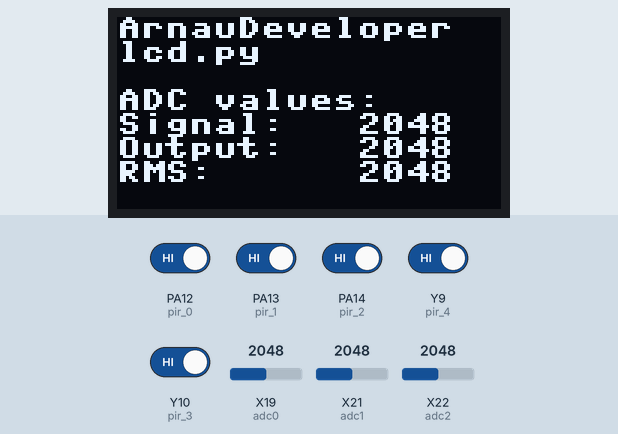
Bench run of a program on a simulated pyboard running MicroPython. Shown: 128×64 one-colour display. The inputs (shaded band) are chosen by the test bench; at power-on: PA12 (pir_0), PA13 (pir_1), PA14 (pir_2), Y9 (pir_4), Y10 (pir_3) HIGH, X19 (adc0) = 2048, X21 (adc1) = 2048, X22 (adc2) = 2048 (analog values on the 0–4095 scale). WiFi joins after 1.5 s; library files of the repository ran but are not shown: ssd1306.py; what the program prints to the serial console is not drawn.

Above: at 7.4 s.
7.5 s: X19 (adc0) set to 2866
At 8.8 s:
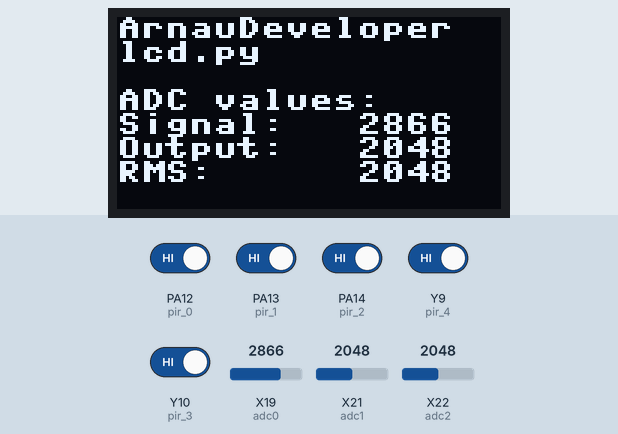
9.1 s: X21 (adc1) set to 2866
At 10.3 s:
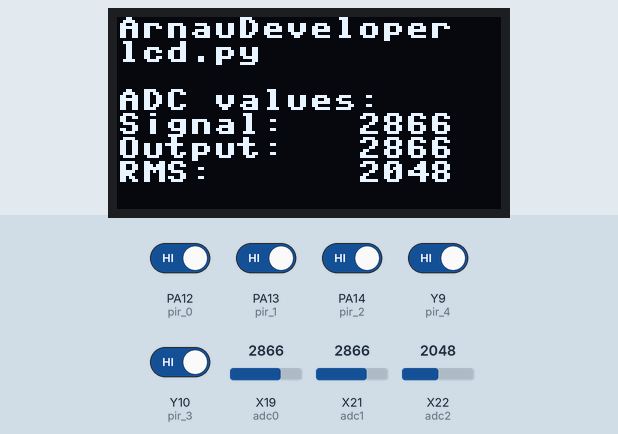
10.6 s: X22 (adc2) set to 2866
At 12.0 s:
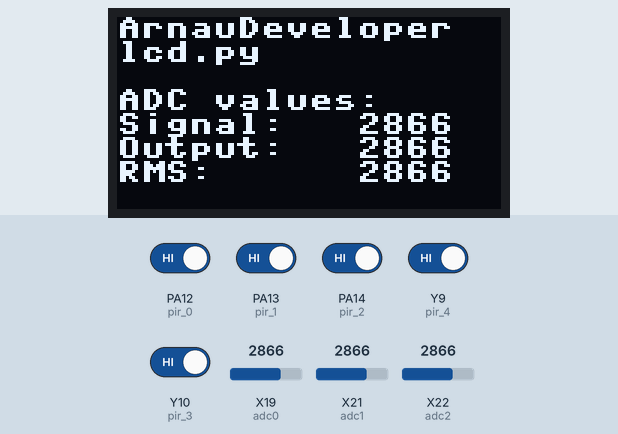
14.6 s: X19 (adc0) set to 3603
At 15.1 s:
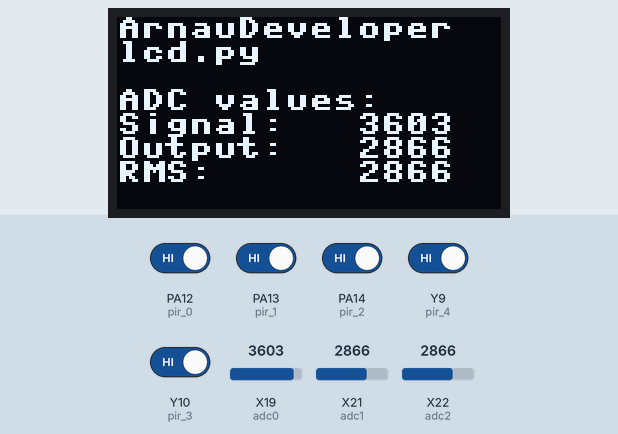
16.1 s: X21 (adc1) set to 3603
At 16.7 s:
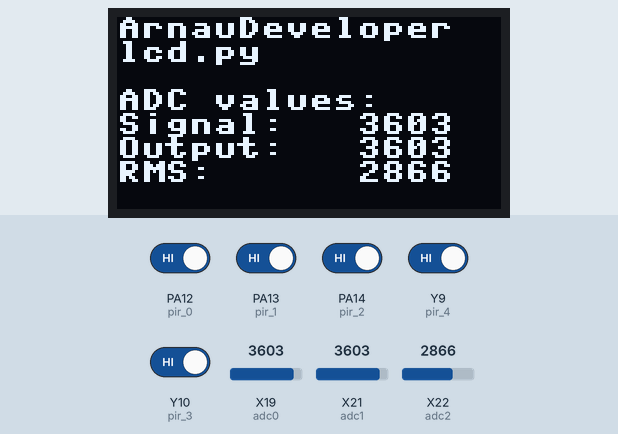
Timing chart, 0 to 18.6 s (numbered marks = the images above; inputs shaded):
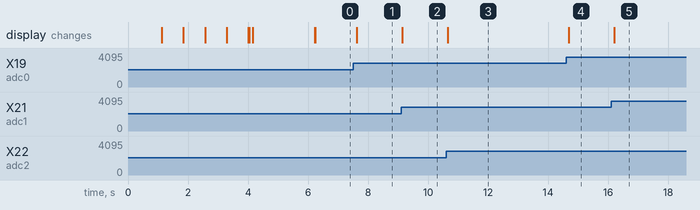

The program:

main.py
```python
from machine import Pin,I2C,ADC
from time import sleep

import ssd1306


motion = False
def handle_interrupt(pin):
  global motion
  motion = True
  global interrupt_pin
  interrupt_pin = pin

pir_0 = Pin(12, Pin.IN,Pin.PULL_UP) #Configuracio del pin
pir_1 = Pin(13, Pin.IN,Pin.PULL_UP) #Configuracio del pin
pir_2 = Pin(14, Pin.IN,Pin.PULL_UP)
pir_3 = Pin(27, Pin.IN,Pin.PULL_UP)
pir_4 = Pin(26, Pin.IN,Pin.PULL_UP)

pir_0.irq(trigger=Pin.IRQ_FALLING, handler=handle_interrupt)
pir_1.irq(trigger=Pin.IRQ_FALLING, handler=handle_interrupt)
pir_2.irq(trigger=Pin.IRQ_FALLING, handler=handle_interrupt)
pir_3.irq(trigger=Pin.IRQ_FALLING, handler=handle_interrupt)
pir_4.irq(trigger=Pin.IRQ_FALLING, handler=handle_interrupt)

#create ADC object
adc0=ADC(Pin(32)) #SIGNAL+2.5
adc1=ADC(Pin(34))
adc2=ADC(Pin(35))

i2c = I2C(-1,scl=Pin(22), sda=Pin(21))
devices=i2c.scan()
print(devices)
lcd = ssd1306.SSD1306_I2C(128,64,i2c)
lcd.fill(0)
lcd.text("ArnauDeveloper",0,0)
lcd.text("lcd.py",0,8)
lcd.text("ADC values:",0,24)
lcd.show()
print('Config end')

while True:
  if motion:
    print('Motion detected! Interrupt caused by:', interrupt_pin)
    sleep(1)
    print('Motion stopped!')
    motion = False

  lcd.fill(0)
  lcd.text("ArnauDeveloper",0,0)
  lcd.text("lcd.py",0,8)
  lcd.text("ADC values:",0,24)

  lcd.text("Signal:",0,32)
  lcd.text("Output:",0,40)
  lcd.text("RMS:",0,48)


  lcd.text(str(adc0.read()),80,32)
  lcd.text(str(adc1.read()),80,40)
  lcd.text(str(adc2.read()),80,48)
  lcd.show()

  sleep(0.1)
```

boot.py
```python
## boot.py
## developerarnau@gmail.com
## GitHub: @arnaudeveloper

from machine import Pin,I2C,ADC
from time import sleep

import ssd1306
import network                            ##Llibreria
import gc
gc.collect()

i2c = I2C(-1,scl=Pin(22), sda=Pin(21))
devices=i2c.scan()
#print(devices) #debug

lcd = ssd1306.SSD1306_I2C(128,64,i2c)
lcd.fill(0)

lcd.text("Initializing",0,0)
lcd.show()

sleep(1)

station = network.WLAN(network.STA_IF)    ##Creem una estacio, dispositiu que es pot connectar a una red
station.active(True)                      ##Activem l'estacio

station.connect("death-note", "C@BRONES!miWIFI!") ##Usuari i contrasenya de la red
for x in range(128):
  lcd.text(".",x,8)
  lcd.show()

while station.isconnected() == False:
  pass

station.ifconfig()                        ## Ens retorna la configuracio de la connexio
ip=station.ifconfig()[0]
print('Connection successful')
print(station.ifconfig())
print('Connected to:',ip)
lcd.text("Connection",0,24)
lcd.text("Succesful",0,32)
lcd.text(ip,0,40)

lcd.show()
sleep(2)


print('end wifi')
```

Measured:
- after the input at 7.5 s, the display: changes after 0.13 s (image 1)
- after the input at 9.1 s, the display: changes at once (image 2)
- after the input at 10.6 s, the display: changes after 0.06 s (image 3)
- after the input at 14.6 s, the display: changes after 0.09 s (image 4)
- after the input at 16.1 s, the display: changes after 0.10 s (image 5)
